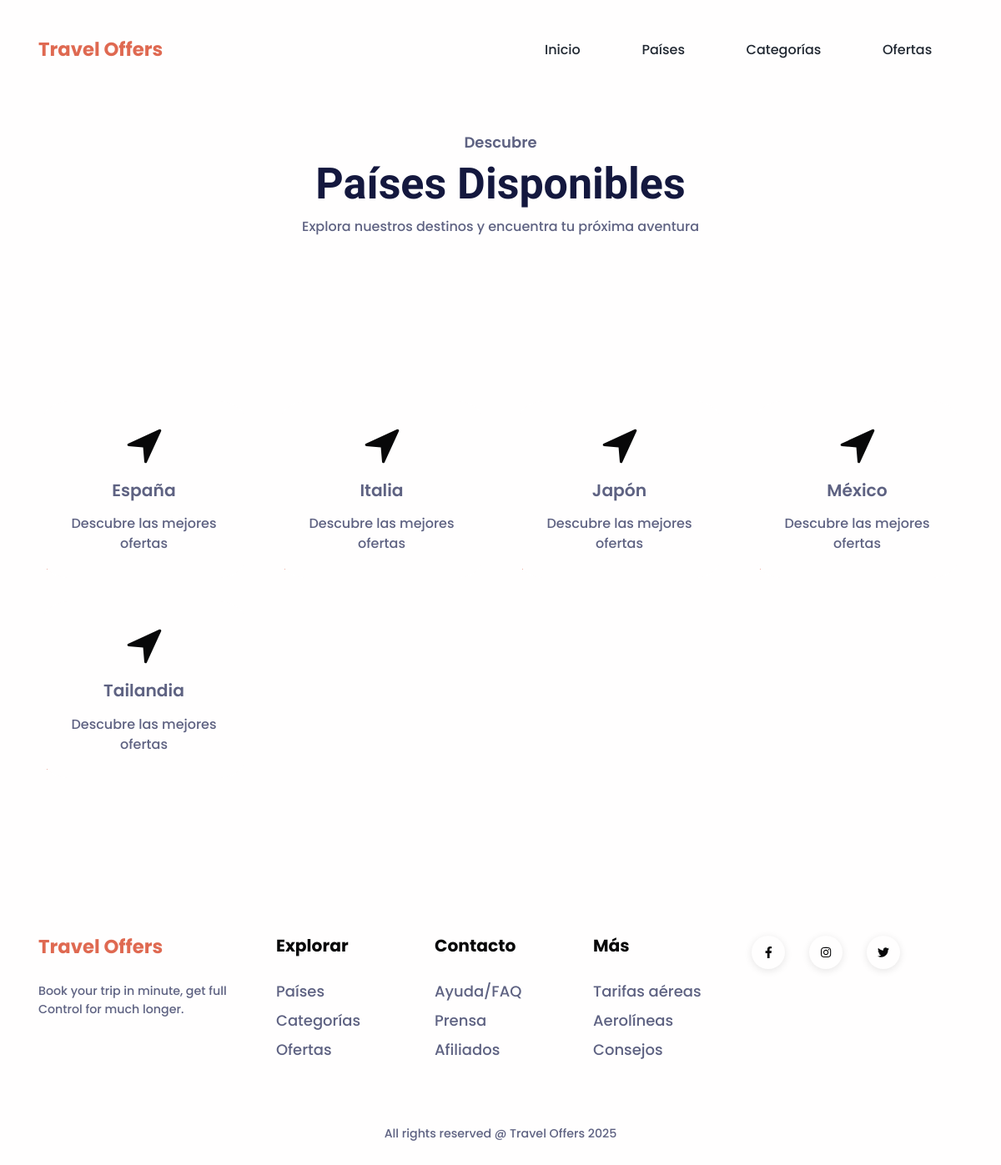
/paises/, run on the app's committed database.
### appTravel/models.py (models this page shows, shortened)
class Pais(models.Model):
    nombre = models.CharField(max_length=100)
    descripcion = models.TextField(blank=True, null=True)
    class Meta:
        verbose_name_plural = "Países"

### appTravel/views.py (the view)
# urls.py: path('paises/', views.lista_paises, name='lista_paises'),
def lista_paises(request):
    paises = Pais.objects.all()
    return render(request, 'appTravel/lista_paises.html', {'paises': paises})

### appTravel/templates/appTravel/lista_paises.html (shortened to what this page needs)
{% extends 'appTravel/base.html' %}
{% load static %}
{% block contenido %}
<section style="padding-top: 7rem;">
    <div class="container">
        <div class="row">
            <div class="col-12 text-center py-6">
                <h5 class="text-secondary">Descubre</h5>
                <h1 class="fs-xl-10 fs-lg-8 fs-7 fw-bold font-cursive text-capitalize">Países Disponibles</h1>
                <p class="mb-4 fw-medium">Explora nuestros destinos y encuentra tu próxima aventura</p>
            </div>
        </div>
    </div>
</section>
<section class="pt-5 pb-8" id="paises">
    <div class="container">
        <div class="row">
            {% for p in paises %}
            <div class="col-lg-3 col-md-4 col-sm-6 mb-4">
                <div class="card service-card shadow-hover rounded-3 text-center align-items-center h-100">
                    <div class="card-body p-4">
                        <div class="mb-3">
                            <img src="{% static 'appTravel/img/dest/navigation.svg' %}" width="50" alt="País" />
                        </div>
                        <h4 class="mb-3">
                            <a class="link-900 text-decoration-none stretched-link" href="/paises/{{ p.id }}/">{{ p.nombre }}</a>
                        </h4>
                        <p class="mb-0 fw-medium text-secondary">Descubre las mejores ofertas</p>
                    </div>
                </div>
            </div>
            {% empty %}
            <div class="col-12 text-center">
                <div class="card shadow-sm p-5">
                    <h4 class="text-secondary">No hay países disponibles en este momento.</h4>
                </div>
            </div>
            {% endfor %}
        </div>
    </div>
</section>
{% endblock %}

### data on the page
Pais: nombre "España"
Pais: nombre "Italia"
Pais: nombre "Japón"
Pais: nombre "México"
Pais: nombre "Tailandia"
